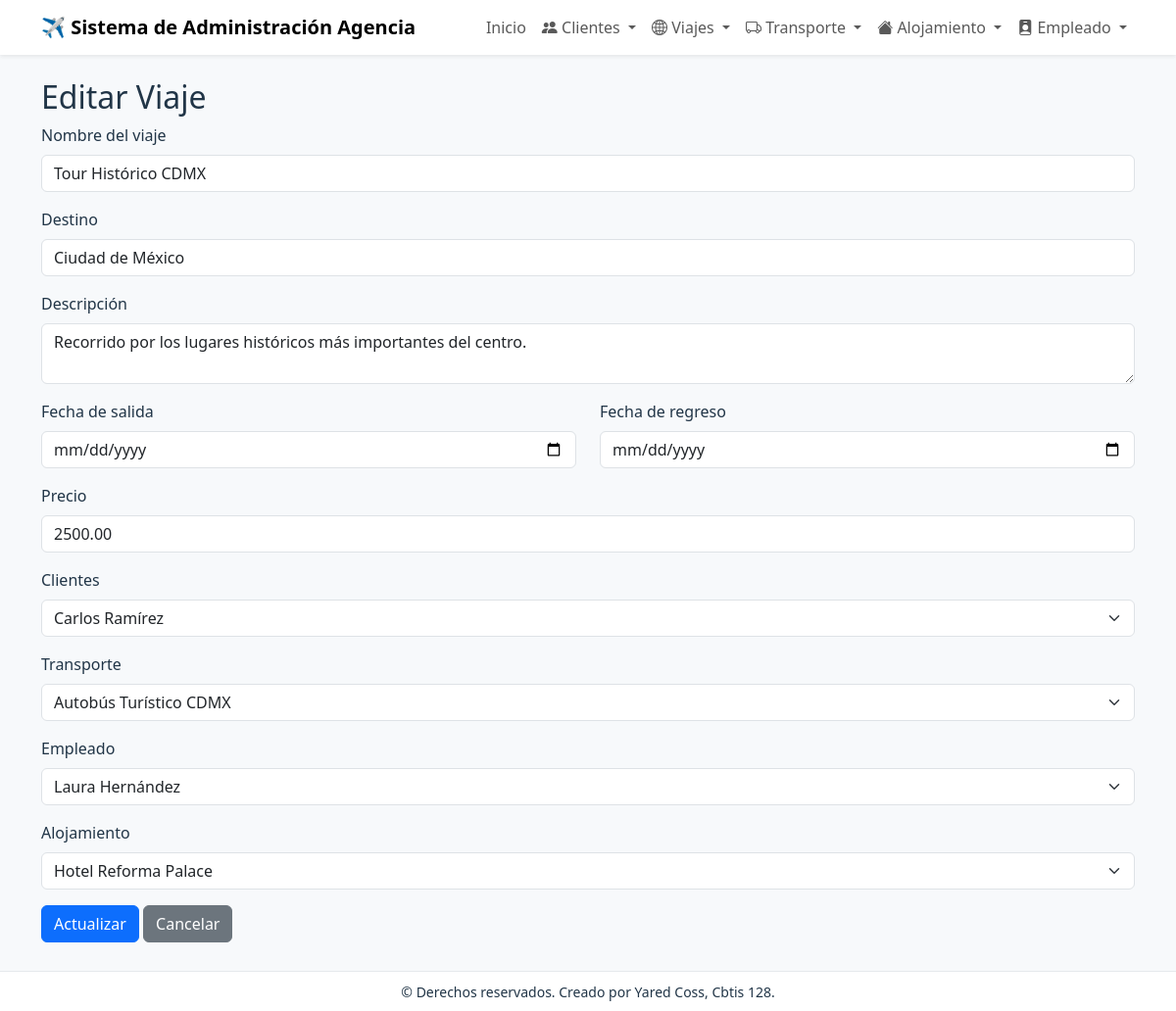
Screenshot of /viajes/editar/2/ with the database file from the repository.
### app_clientes/models.py (models this page shows, shortened)
class Viaje(models.Model):
    nombre_viaje = models.CharField(max_length=255)
    descripcion = models.TextField()
    fecha_salida = models.DateField()
    fecha_regreso = models.DateField()
    destino = models.CharField(max_length=255)
    precio = models.DecimalField(max_digits=10, decimal_places=2)
    empleado = models.ForeignKey(Empleado, on_delete=models.CASCADE)
    alojamiento = models.ForeignKey(Alojamiento, on_delete=models.CASCADE)
    transporte = models.ForeignKey(Transporte, on_delete=models.CASCADE)
    clientes = models.ManyToManyField(Cliente, through='ClientesViajes')

class Cliente(models.Model):
    nombre = models.CharField(max_length=255)
    apellido = models.CharField(max_length=255)
    correo = models.EmailField()
    telefono = models.CharField(max_length=50)
    direccion = models.TextField()
    fecha_nacimiento = models.DateField()

class Transporte(models.Model):
    nombre_transporte = models.CharField(max_length=255)
    descripcion = models.TextField()
    tipo = models.CharField(max_length=100)
    capacidad = models.IntegerField()
    precio = models.DecimalField(max_digits=10, decimal_places=2)
    horario = models.TimeField()
    empresa = models.CharField(max_length=150, blank=True, null=True)

class Empleado(models.Model):
    nombre_empleado = models.CharField(max_length=255)
    apellido_empleado = models.CharField(max_length=255)
    puesto = models.CharField(max_length=100)
    salario = models.DecimalField(max_digits=10, decimal_places=2)
    telefono = models.CharField(max_length=50)
    correo = models.EmailField()

class Alojamiento(models.Model):
    nombre_alojamiento = models.CharField(max_length=255)
    descripcion = models.TextField()
    direccion = models.TextField()
    telefono = models.CharField(max_length=50)
    precio = models.DecimalField(max_digits=10, decimal_places=2)
    calificacion = models.DecimalField(max_digits=3, decimal_places=1)
    paginaweb = models.URLField()

### app_clientes/views.py (the view)
# urls.py: path('viajes/editar/<int:viaje_id>/', views.actualizar_viajes, name='actualizar_viajes'),
def actualizar_viajes(request, viaje_id):
    viaje = get_object_or_404(Viaje, pk=viaje_id)
    clientes = Cliente.objects.all().order_by('apellido', 'nombre')
    transportes = Transporte.objects.all().order_by('nombre_transporte')
    empleados = Empleado.objects.all().order_by('apellido_empleado', 'nombre_empleado')
    alojamientos = Alojamiento.objects.all().order_by('nombre_alojamiento')
    return render(request, 'viajes/actualizar_viajes.html', {
        'viaje': viaje,
        'clientes': clientes,
        'transportes': transportes,
        'empleados': empleados,
        'alojamientos': alojamientos,
    })

### app_clientes/templates/viajes/actualizar_viajes.html (shortened to what this page needs)
{% extends 'base.html' %}
{% block content %}
<h2>Editar Viaje</h2>
<form method="post" action="{% url 'realizar_actualizacion_viajes' viaje.pk %}">
  <div class="mb-3">
    <label class="form-label">Nombre del viaje</label>
    <input type="text" name="nombre_viaje" value="{{ viaje.nombre_viaje }}" class="form-control" required>
  </div>
  <div class="mb-3">
    <label class="form-label">Destino</label>
    <input type="text" name="destino" value="{{ viaje.destino }}" class="form-control" required>
  </div>
  <div class="mb-3">
    <label class="form-label">Descripción</label>
    <textarea name="descripcion" class="form-control">{{ viaje.descripcion }}</textarea>
  </div>
  <div class="row">
    <div class="col-md-6 mb-3">
      <label class="form-label">Fecha de salida</label>
      <input type="date" name="fecha_salida" value="{{ viaje.fecha_salida }}" class="form-control">
    </div>
    <div class="col-md-6 mb-3">
      <label class="form-label">Fecha de regreso</label>
      <input type="date" name="fecha_regreso" value="{{ viaje.fecha_regreso }}" class="form-control">
    </div>
  </div>
  <div class="mb-3">
    <label class="form-label">Precio</label>
    <input type="text" name="precio" value="{{ viaje.precio }}" class="form-control">
  </div>
  <div class="mb-3">
    <label class="form-label">Clientes</label>
    <select name="clientes" class="form-select">
      {% for c in clientes %}
        <option value="{{ c.id }}" {% if c in viaje.clientes.all %}selected{% endif %}>{{ c.nombre }} {{ c.apellido }}</option>
      {% endfor %}
    </select>
  </div>
  <div class="mb-3">
    <label class="form-label">Transporte</label>
    <select name="transporte" class="form-select">
      {% for t in transportes %}
        <option value="{{ t.id }}" {% if viaje.transporte and viaje.transporte.id == t.id %}selected{% endif %}>{{ t.nombre_transporte }}</option>
      {% endfor %}
    </select>
  </div>
  <div class="mb-3">
    <label class="form-label">Empleado</label>
    <select name="empleado" class="form-select">
      {% for e in empleados %}
        <option value="{{ e.id }}" {% if viaje.empleado and viaje.empleado.id == e.id %}selected{% endif %}>{{ e.nombre_empleado }} {{ e.apellido_empleado }}</option>
      {% endfor %}
    </select>
  </div>
  <div class="mb-3">
    <label class="form-label">Alojamiento</label>
    <select name="alojamiento" class="form-select">
      {% for a in alojamientos %}
        <option value="{{ a.id }}" {% if viaje.alojamiento and viaje.alojamiento.id == a.id %}selected{% endif %}>{{ a.nombre_alojamiento }}</option>
      {% endfor %}
    </select>
  </div>
  <button class="btn btn-primary">Actualizar</button>
  <a href="{% url 'ver_viajes' %}" class="btn btn-secondary">Cancelar</a>
</form>
{% endblock %}

### app_clientes/templates/base.html (style rules this page uses)
body { background: #f7f9fb; color: #213547; }

### rows the page displays
Viaje: nombre_viaje "Tour Histórico CDMX", destino "Ciudad de México", descripcion "Recorrido por los lugares históricos más importantes del centro.", precio "2500.00", clientes "Carlos Ramírez", transporte "Autobús Turístico CDMX", empleado "Laura Hernández", alojamiento "Hotel Reforma Palace"
